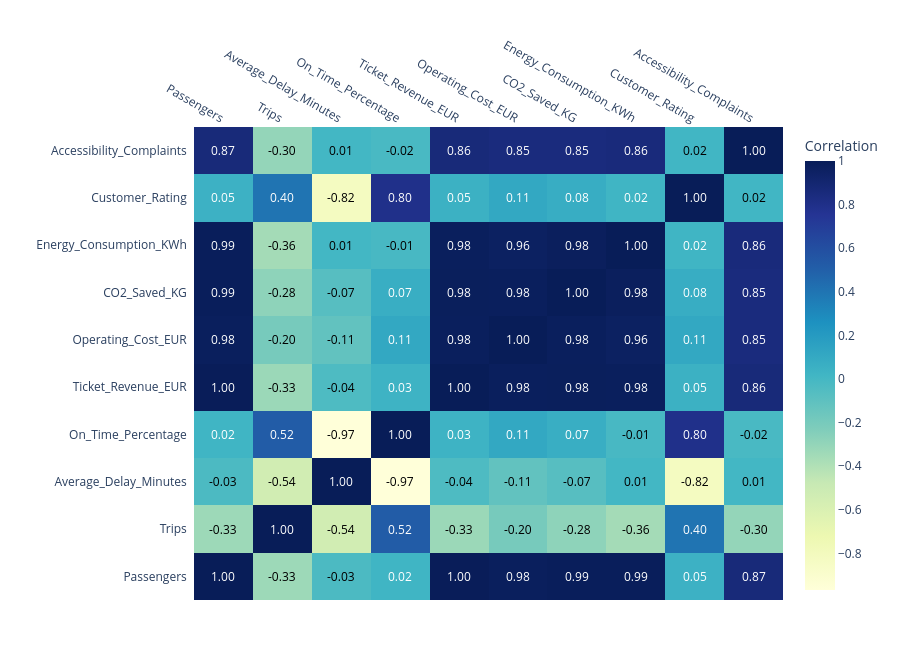

The cell this chart's notebook holds for it:
### Markdown cell above
### 3. A relationship-based visualisation, such as a scatter plot or correlation heatmap

### Code cell
# Heatmap to show correlations between metrics
import plotly.figure_factory as ff

cols = [
    'Passengers', 'Trips', 'Average_Delay_Minutes', 'On_Time_Percentage',
    'Ticket_Revenue_EUR', 'Operating_Cost_EUR', 'CO2_Saved_KG',
    'Energy_Consumption_KWh', 'Customer_Rating', 'Accessibility_Complaints'
]
cols = [c for c in cols if c in df_cleaned.columns]

corr = df_cleaned[cols].corr(numeric_only=True)

fig = ff.create_annotated_heatmap(
    z=corr.values,
    x=corr.columns.tolist(),
    y=corr.index.tolist(),
    colorscale="YlGnBu",
    annotation_text=[[f"{v:.2f}" for v in row] for row in corr.values],
)

fig.update_layout(
    xaxis_title="",
    yaxis_title="",
    width=900,
    height=650,
    margin=dict(l=60, r=30, t=60, b=50),
)

fig.update_traces(
    hoverinfo="z",
    showscale=True,
    colorbar=dict(title="Correlation"),
)

fig.show()

### Figure 1 — Plotly figure (JSON) as saved in the notebook; plotly's stock layout.template omitted (floating-point values rounded to 4 significant figures)
{"data": [{"colorbar": {"title": {"text": "Correlation"}}, "colorscale": [[0, "rgb(255,255,217)"], [0.125, "rgb(237,248,177)"], [0.25, "rgb(199,233,180)"], [0.375, "rgb(127,205,187)"], [0.5, "rgb(65,182,196)"], [0.625, "rgb(29,145,192)"], [0.75, "rgb(34,94,168)"], [0.875, "rgb(37,52,148)"], [1, "rgb(8,29,88)"]], "hoverinfo": "z", "reversescale": false, "showscale": true, "type": "heatmap", "x": ["Passengers", "Trips", "Average_Delay_Minutes", "On_Time_Percentage", "Ticket_Revenue_EUR", "Operating_Cost_EUR", "CO2_Saved_KG", "Energy_Consumption_KWh", "Customer_Rating", "Accessibility_Complaints"], "y": ["Passengers", "Trips", "Average_Delay_Minutes", "On_Time_Percentage", "Ticket_Revenue_EUR", "Operating_Cost_EUR", "CO2_Saved_KG", "Energy_Consumption_KWh", "Customer_Rating", "Accessibility_Complaints"], "z": [[1.0, -0.3329, -0.02629, 0.02391, 0.9955, 0.9809, 0.988, 0.9882, 0.04653, 0.8663], [-0.3329, 1.0, -0.5386, 0.5181, -0.3259, -0.1973, -0.2803, -0.3561, 0.4042, -0.3005], [-0.02629, -0.5386, 1.0, -0.9677, -0.03669, -0.1136, -0.07179, 0.009671, -0.8212, 0.008603], [0.02391, 0.5181, -0.9677, 1.0, 0.0344, 0.1086, 0.06841, -0.01033, 0.7966, -0.0155], [0.9955, -0.3259, -0.03669, 0.0344, 1.0, 0.9808, 0.9837, 0.9789, 0.05268, 0.8627], [0.9809, -0.1973, -0.1136, 0.1086, 0.9808, 1.0, 0.9802, 0.9623, 0.1106, 0.847], [0.988, -0.2803, -0.07179, 0.06841, 0.9837, 0.9802, 1.0, 0.9787, 0.07786, 0.8504], [0.9882, -0.3561, 0.009671, -0.01033, 0.9789, 0.9623, 0.9787, 1.0, 0.0202, 0.8575], [0.04653, 0.4042, -0.8212, 0.7966, 0.05268, 0.1106, 0.07786, 0.0202, 1.0, 0.01528], [0.8663, -0.3005, 0.008603, -0.0155, 0.8627, 0.847, 0.8504, 0.8575, 0.01528, 1.0]]}], "layout": {"annotations": [{"font": {"color": "#FFFFFF"}, "showarrow": false, "text": "1.00", "x": "Passengers", "xref": "x", "y": "Passengers", "yref": "y"}, {"font": {"color": "#000000"}, "showarrow": false, "text": "-0.33", "x": "Trips", "xref": "x", "y": "Passengers", "yref": "y"}, {"font": {"color": "#000000"}, "showarrow": false, "text": "-0.03", "x": "Average_Delay_Minutes", "xref": "x", "y": "Passengers", "yref": "y"}, {"font": {"color": "#FFFFFF"}, "showarrow": false, "text": "0.02", "x": "On_Time_Percentage", "xref": "x", "y": "Passengers", "yref": "y"}, {"font": {"color": "#FFFFFF"}, "showarrow": false, "text": "1.00", "x": "Ticket_Revenue_EUR", "xref": "x", "y": "Passengers", "yref": "y"}, {"font": {"color": "#FFFFFF"}, "showarrow": false, "text": "0.98", "x": "Operating_Cost_EUR", "xref": "x", "y": "Passengers", "yref": "y"}, {"font": {"color": "#FFFFFF"}, "showarrow": false, "text": "0.99", "x": "CO2_Saved_KG", "xref": "x", "y": "Passengers", "yref": "y"}, {"font": {"color": "#FFFFFF"}, "showarrow": false, "text": "0.99", "x": "Energy_Consumption_KWh", "xref": "x", "y": "Passengers", "yref": "y"}, {"font": {"color": "#FFFFFF"}, "showarrow": false, "text": "0.05", "x": "Customer_Rating", "xref": "x", "y": "Passengers", "yref": "y"}, {"font": {"color": "#FFFFFF"}, "showarrow": false, "text": "0.87", "x": "Accessibility_Complaints", "xref": "x", "y": "Passengers", "yref": "y"}, {"font": {"color": "#000000"}, "showarrow": false, "text": "-0.33", "x": "Passengers", "xref": "x", "y": "Trips", "yref": "y"}, {"font": {"color": "#FFFFFF"}, "showarrow": false, "text": "1.00", "x": "Trips", "xref": "x", "y": "Trips", "yref": "y"}, {"font": {"color": "#000000"}, "showarrow": false, "text": "-0.54", "x": "Average_Delay_Minutes", "xref": "x", "y": "Trips", "yref": "y"}, {"font": {"color": "#FFFFFF"}, "showarrow": false, "text": "0.52", "x": "On_Time_Percentage", "xref": "x", "y": "Trips", "yref": "y"}, {"font": {"color": "#000000"}, "showarrow": false, "text": "-0.33", "x": "Ticket_Revenue_EUR", "xref": "x", "y": "Trips", "yref": "y"}, {"font": {"color": "#000000"}, "showarrow": false, "text": "-0.20", "x": "Operating_Cost_EUR", "xref": "x", "y": "Trips", "yref": "y"}, {"font": {"color": "#000000"}, "showarrow": false, "text": "-0.28", "x": "CO2_Saved_KG", "xref": "x", "y": "Trips", "yref": "y"}, {"font": {"color": "#000000"}, "showarrow": false, "text": "-0.36", "x": "Energy_Consumption_KWh", "xref": "x", "y": "Trips", "yref": "y"}, {"font": {"color": "#FFFFFF"}, "showarrow": false, "text": "0.40", "x": "Customer_Rating", "xref": "x", "y": "Trips", "yref": "y"}, {"font": {"color": "#000000"}, "showarrow": false, "text": "-0.30", "x": "Accessibility_Complaints", "xref": "x", "y": "Trips", "yref": "y"}, {"font": {"color": "#000000"}, "showarrow": false, "text": "-0.03", "x": "Passengers", "xref": "x", "y": "Average_Delay_Minutes", "yref": "y"}, {"font": {"color": "#000000"}, "showarrow": false, "text": "-0.54", "x": "Trips", "xref": "x", "y": "Average_Delay_Minutes", "yref": "y"}, {"font": {"color": "#FFFFFF"}, "showarrow": false, "text": "1.00", "x": "Average_Delay_Minutes", "xref": "x", "y": "Average_Delay_Minutes", "yref": "y"}, {"font": {"color": "#000000"}, "showarrow": false, "text": "-0.97", "x": "On_Time_Percentage", "xref": "x", "y": "Average_Delay_Minutes", "yref": "y"}, {"font": {"color": "#000000"}, "showarrow": false, "text": "-0.04", "x": "Ticket_Revenue_EUR", "xref": "x", "y": "Average_Delay_Minutes", "yref": "y"}, {"font": {"color": "#000000"}, "showarrow": false, "text": "-0.11", "x": "Operating_Cost_EUR", "xref": "x", "y": "Average_Delay_Minutes", "yref": "y"}, {"font": {"color": "#000000"}, "showarrow": false, "text": "-0.07", "x": "CO2_Saved_KG", "xref": "x", "y": "Average_Delay_Minutes", "yref": "y"}, {"font": {"color": "#000000"}, "showarrow": false, "text": "0.01", "x": "Energy_Consumption_KWh", "xref": "x", "y": "Average_Delay_Minutes", "yref": "y"}, {"font": {"color": "#000000"}, "showarrow": false, "text": "-0.82", "x": "Customer_Rating", "xref": "x", "y": "Average_Delay_Minutes", "yref": "y"}, {"font": {"color": "#000000"}, "showarrow": false, "text": "0.01", "x": "Accessibility_Complaints", "xref": "x", "y": "Average_Delay_Minutes", "yref": "y"}, {"font": {"color": "#FFFFFF"}, "showarrow": false, "text": "0.02", "x": "Passengers", "xref": "x", "y": "On_Time_Percentage", "yref": "y"}, {"font": {"color": "#FFFFFF"}, "showarrow": false, "text": "0.52", "x": "Trips", "xref": "x", "y": "On_Time_Percentage", "yref": "y"}, {"font": {"color": "#000000"}, "showarrow": false, "text": "-0.97", "x": "Average_Delay_Minutes", "xref": "x", "y": "On_Time_Percentage", "yref": "y"}, {"font": {"color": "#FFFFFF"}, "showarrow": false, "text": "1.00", "x": "On_Time_Percentage", "xref": "x", "y": "On_Time_Percentage", "yref": "y"}, {"font": {"color": "#FFFFFF"}, "showarrow": false, "text": "0.03", "x": "Ticket_Revenue_EUR", "xref": "x", "y": "On_Time_Percentage", "yref": "y"}, {"font": {"color": "#FFFFFF"}, "showarrow": false, "text": "0.11", "x": "Operating_Cost_EUR", "xref": "x", "y": "On_Time_Percentage", "yref": "y"}, {"font": {"color": "#FFFFFF"}, "showarrow": false, "text": "0.07", "x": "CO2_Saved_KG", "xref": "x", "y": "On_Time_Percentage", "yref": "y"}, {"font": {"color": "#000000"}, "showarrow": false, "text": "-0.01", "x": "Energy_Consumption_KWh", "xref": "x", "y": "On_Time_Percentage", "yref": "y"}, {"font": {"color": "#FFFFFF"}, "showarrow": false, "text": "0.80", "x": "Customer_Rating", "xref": "x", "y": "On_Time_Percentage", "yref": "y"}, {"font": {"color": "#000000"}, "showarrow": false, "text": "-0.02", "x": "Accessibility_Complaints", "xref": "x", "y": "On_Time_Percentage", "yref": "y"}, {"font": {"color": "#FFFFFF"}, "showarrow": false, "text": "1.00", "x": "Passengers", "xref": "x", "y": "Ticket_Revenue_EUR", "yref": "y"}, {"font": {"color": "#000000"}, "showarrow": false, "text": "-0.33", "x": "Trips", "xref": "x", "y": "Ticket_Revenue_EUR", "yref": "y"}, {"font": {"color": "#000000"}, "showarrow": false, "text": "-0.04", "x": "Average_Delay_Minutes", "xref": "x", "y": "Ticket_Revenue_EUR", "yref": "y"}, {"font": {"color": "#FFFFFF"}, "showarrow": false, "text": "0.03", "x": "On_Time_Percentage", "xref": "x", "y": "Ticket_Revenue_EUR", "yref": "y"}, {"font": {"color": "#FFFFFF"}, "showarrow": false, "text": "1.00", "x": "Ticket_Revenue_EUR", "xref": "x", "y": "Ticket_Revenue_EUR", "yref": "y"}, {"font": {"color": "#FFFFFF"}, "showarrow": false, "text": "0.98", "x": "Operating_Cost_EUR", "xref": "x", "y": "Ticket_Revenue_EUR", "yref": "y"}, {"font": {"color": "#FFFFFF"}, "showarrow": false, "text": "0.98", "x": "CO2_Saved_KG", "xref": "x", "y": "Ticket_Revenue_EUR", "yref": "y"}, {"font": {"color": "#FFFFFF"}, "showarrow": false, "text": "0.98", "x": "Energy_Consumption_KWh", "xref": "x", "y": "Ticket_Revenue_EUR", "yref": "y"}, {"font": {"color": "#FFFFFF"}, "showarrow": false, "text": "0.05", "x": "Customer_Rating", "xref": "x", "y": "Ticket_Revenue_EUR", "yref": "y"}, {"font": {"color": "#FFFFFF"}, "showarrow": false, "text": "0.86", "x": "Accessibility_Complaints", "xref": "x", "y": "Ticket_Revenue_EUR", "yref": "y"}, {"font": {"color": "#FFFFFF"}, "showarrow": false, "text": "0.98", "x": "Passengers", "xref": "x", "y": "Operating_Cost_EUR", "yref": "y"}, {"font": {"color": "#000000"}, "showarrow": false, "text": "-0.20", "x": "Trips", "xref": "x", "y": "Operating_Cost_EUR", "yref": "y"}, {"font": {"color": "#000000"}, "showarrow": false, "text": "-0.11", "x": "Average_Delay_Minutes", "xref": "x", "y": "Operating_Cost_EUR", "yref": "y"}, {"font": {"color": "#FFFFFF"}, "showarrow": false, "text": "0.11", "x": "On_Time_Percentage", "xref": "x", "y": "Operating_Cost_EUR", "yref": "y"}, {"font": {"color": "#FFFFFF"}, "showarrow": false, "text": "0.98", "x": "Ticket_Revenue_EUR", "xref": "x", "y": "Operating_Cost_EUR", "yref": "y"}, {"font": {"color": "#FFFFFF"}, "showarrow": false, "text": "1.00", "x": "Operating_Cost_EUR", "xref": "x", "y": "Operating_Cost_EUR", "yref": "y"}, {"font": {"color": "#FFFFFF"}, "showarrow": false, "text": "0.98", "x": "CO2_Saved_KG", "xref": "x", "y": "Operating_Cost_EUR", "yref": "y"}, {"font": {"color": "#FFFFFF"}, "showarrow": false, "text": "0.96", "x": "Energy_Consumption_KWh", "xref": "x", "y": "Operating_Cost_EUR", "yref": "y"}, {"font": {"color": "#FFFFFF"}, "showarrow": false, "text": "0.11", "x": "Customer_Rating", "xref": "x", "y": "Operating_Cost_EUR", "yref": "y"}, {"font": {"color": "#FFFFFF"}, "showarrow": false, "text": "0.85", "x": "Accessibility_Complaints", "xref": "x", "y": "Operating_Cost_EUR", "yref": "y"}, {"font": {"color": "#FFFFFF"}, "showarrow": false, "text": "0.99", "x": "Passengers", "xref": "x", "y": "CO2_Saved_KG", "yref": "y"}, {"font": {"color": "#000000"}, "showarrow": false, "text": "-0.28", "x": "Trips", "xref": "x", "y": "CO2_Saved_KG", "yref": "y"}, {"font": {"color": "#000000"}, "showarrow": false, "text": "-0.07", "x": "Average_Delay_Minutes", "xref": "x", "y": "CO2_Saved_KG", "yref": "y"}, {"font": {"color": "#FFFFFF"}, "showarrow": false, "text": "0.07", "x": "On_Time_Percentage", "xref": "x", "y": "CO2_Saved_KG", "yref": "y"}, {"font": {"color": "#FFFFFF"}, "showarrow": false, "text": "0.98", "x": "Ticket_Revenue_EUR", "xref": "x", "y": "CO2_Saved_KG", "yref": "y"}, {"font": {"color": "#FFFFFF"}, "showarrow": false, "text": "0.98", "x": "Operating_Cost_EUR", "xref": "x", "y": "CO2_Saved_KG", "yref": "y"}, {"font": {"color": "#FFFFFF"}, "showarrow": false, "text": "1.00", "x": "CO2_Saved_KG", "xref": "x", "y": "CO2_Saved_KG", "yref": "y"}, {"font": {"color": "#FFFFFF"}, "showarrow": false, "text": "0.98", "x": "Energy_Consumption_KWh", "xref": "x", "y": "CO2_Saved_KG", "yref": "y"}, {"font": {"color": "#FFFFFF"}, "showarrow": false, "text": "0.08", "x": "Customer_Rating", "xref": "x", "y": "CO2_Saved_KG", "yref": "y"}, {"font": {"color": "#FFFFFF"}, "showarrow": false, "text": "0.85", "x": "Accessibility_Complaints", "xref": "x", "y": "CO2_Saved_KG", "yref": "y"}, {"font": {"color": "#FFFFFF"}, "showarrow": false, "text": "0.99", "x": "Passengers", "xref": "x", "y": "Energy_Consumption_KWh", "yref": "y"}, {"font": {"color": "#000000"}, "showarrow": false, "text": "-0.36", "x": "Trips", "xref": "x", "y": "Energy_Consumption_KWh", "yref": "y"}, {"font": {"color": "#000000"}, "showarrow": false, "text": "0.01", "x": "Average_Delay_Minutes", "xref": "x", "y": "Energy_Consumption_KWh", "yref": "y"}, {"font": {"color": "#000000"}, "showarrow": false, "text": "-0.01", "x": "On_Time_Percentage", "xref": "x", "y": "Energy_Consumption_KWh", "yref": "y"}, {"font": {"color": "#FFFFFF"}, "showarrow": false, "text": "0.98", "x": "Ticket_Revenue_EUR", "xref": "x", "y": "Energy_Consumption_KWh", "yref": "y"}, {"font": {"color": "#FFFFFF"}, "showarrow": false, "text": "0.96", "x": "Operating_Cost_EUR", "xref": "x", "y": "Energy_Consumption_KWh", "yref": "y"}, {"font": {"color": "#FFFFFF"}, "showarrow": false, "text": "0.98", "x": "CO2_Saved_KG", "xref": "x", "y": "Energy_Consumption_KWh", "yref": "y"}, {"font": {"color": "#FFFFFF"}, "showarrow": false, "text": "1.00", "x": "Energy_Consumption_KWh", "xref": "x", "y": "Energy_Consumption_KWh", "yref": "y"}, {"font": {"color": "#FFFFFF"}, "showarrow": false, "text": "0.02", "x": "Customer_Rating", "xref": "x", "y": "Energy_Consumption_KWh", "yref": "y"}, {"font": {"color": "#FFFFFF"}, "showarrow": false, "text": "0.86", "x": "Accessibility_Complaints", "xref": "x", "y": "Energy_Consumption_KWh", "yref": "y"}, {"font": {"color": "#FFFFFF"}, "showarrow": false, "text": "0.05", "x": "Passengers", "xref": "x", "y": "Customer_Rating", "yref": "y"}, {"font": {"color": "#FFFFFF"}, "showarrow": false, "text": "0.40", "x": "Trips", "xref": "x", "y": "Customer_Rating", "yref": "y"}, {"font": {"color": "#000000"}, "showarrow": false, "text": "-0.82", "x": "Average_Delay_Minutes", "xref": "x", "y": "Customer_Rating", "yref": "y"}, {"font": {"color": "#FFFFFF"}, "showarrow": false, "text": "0.80", "x": "On_Time_Percentage", "xref": "x", "y": "Customer_Rating", "yref": "y"}, {"font": {"color": "#FFFFFF"}, "showarrow": false, "text": "0.05", "x": "Ticket_Revenue_EUR", "xref": "x", "y": "Customer_Rating", "yref": "y"}, {"font": {"color": "#FFFFFF"}, "showarrow": false, "text": "0.11", "x": "Operating_Cost_EUR", "xref": "x", "y": "Customer_Rating", "yref": "y"}, {"font": {"color": "#FFFFFF"}, "showarrow": false, "text": "0.08", "x": "CO2_Saved_KG", "xref": "x", "y": "Customer_Rating", "yref": "y"}, {"font": {"color": "#FFFFFF"}, "showarrow": false, "text": "0.02", "x": "Energy_Consumption_KWh", "xref": "x", "y": "Customer_Rating", "yref": "y"}, {"font": {"color": "#FFFFFF"}, "showarrow": false, "text": "1.00", "x": "Customer_Rating", "xref": "x", "y": "Customer_Rating", "yref": "y"}, {"font": {"color": "#000000"}, "showarrow": false, "text": "0.02", "x": "Accessibility_Complaints", "xref": "x", "y": "Customer_Rating", "yref": "y"}, {"font": {"color": "#FFFFFF"}, "showarrow": false, "text": "0.87", "x": "Passengers", "xref": "x", "y": "Accessibility_Complaints", "yref": "y"}, {"font": {"color": "#000000"}, "showarrow": false, "text": "-0.30", "x": "Trips", "xref": "x", "y": "Accessibility_Complaints", "yref": "y"}, {"font": {"color": "#000000"}, "showarrow": false, "text": "0.01", "x": "Average_Delay_Minutes", "xref": "x", "y": "Accessibility_Complaints", "yref": "y"}, {"font": {"color": "#000000"}, "showarrow": false, "text": "-0.02", "x": "On_Time_Percentage", "xref": "x", "y": "Accessibility_Complaints", "yref": "y"}, {"font": {"color": "#FFFFFF"}, "showarrow": false, "text": "0.86", "x": "Ticket_Revenue_EUR", "xref": "x", "y": "Accessibility_Complaints", "yref": "y"}, {"font": {"color": "#FFFFFF"}, "showarrow": false, "text": "0.85", "x": "Operating_Cost_EUR", "xref": "x", "y": "Accessibility_Complaints", "yref": "y"}, {"font": {"color": "#FFFFFF"}, "showarrow": false, "text": "0.85", "x": "CO2_Saved_KG", "xref": "x", "y": "Accessibility_Complaints", "yref": "y"}, {"font": {"color": "#FFFFFF"}, "showarrow": false, "text": "0.86", "x": "Energy_Consumption_KWh", "xref": "x", "y": "Accessibility_Complaints", "yref": "y"}, {"font": {"color": "#000000"}, "showarrow": false, "text": "0.02", "x": "Customer_Rating", "xref": "x", "y": "Accessibility_Complaints", "yref": "y"}, {"font": {"color": "#FFFFFF"}, "showarrow": false, "text": "1.00", "x": "Accessibility_Complaints", "xref": "x", "y": "Accessibility_Complaints", "yref": "y"}], "height": 650, "margin": {"b": 50, "l": 60, "r": 30, "t": 60}, "width": 900, "xaxis": {"dtick": 1, "gridcolor": "rgb(0, 0, 0)", "side": "top", "ticks": "", "title": {"text": ""}}, "yaxis": {"dtick": 1, "ticks": "", "ticksuffix": "  ", "title": {"text": ""}}}}
